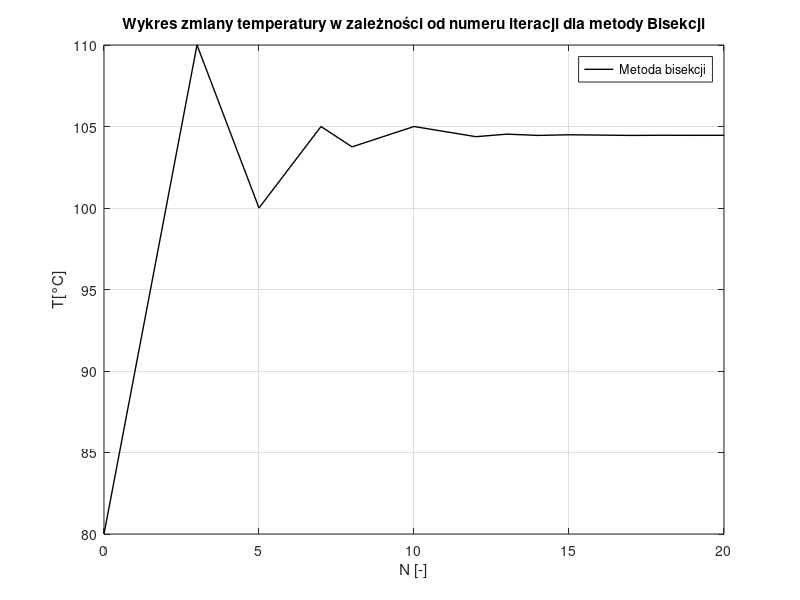

Recreate this plot in MATLAB.
clc;
clear;

tytul = ['  Projekt 4 - IPP,                                        '
         '  Wykonali:                                               '
         '  ŁF                       '
         '  Bartłomiej Guś nr albumu 297415 gr.IPAUT-161            '
         '  Wybierz metodę:                                         '];

     
odpowiedz=[1,2,3,4];
wybor=menu(tytul,'Zadanie 1 - Metoda Bisekcji','Zadanie 2 - Metoda Newtona Rhapsona', 'Zadanie 3 - Metoda False Postion', 'Zadanie 4 - Porówananie');

        Podaj_p0 = ('Podaj wartość ciśnienia otoczenia w [Pa]');
        
        Podaj_ilosc_Toulenu = ('Podaj wartość ilości toulenu w [-]');
        Podaj_ilosc_Benzenu = ('Podaj wartość ilości benzenu w [-]');
        
        Podaj_A_Toulenu = ('Podaj wartość współczynnika A toulenu w [-]');
        Podaj_B_Toulenu = ('Podaj wartość współczynnika B toulenu w [-]');
        Podaj_C_Toulenu = ('Podaj wartość współczynnika C toulenu w [-]');
        
        Podaj_A_Benzenu = ('Podaj wartość współczynnika A benzenu w [-]');
        Podaj_B_Benzenu = ('Podaj wartość współczynnika B benzenu w [-]');
        Podaj_C_Benzenu = ('Podaj wartość współczynnika C benzenu w [-]');
        
        Podaj_T_zgadywane = ('Podaj wartość temperatury początkowej T w [K]');
                
        answer=inputdlg({Podaj_p0,Podaj_ilosc_Toulenu,Podaj_ilosc_Benzenu,Podaj_A_Toulenu,Podaj_B_Toulenu,Podaj_C_Toulenu,Podaj_A_Benzenu,Podaj_B_Benzenu,Podaj_C_Benzenu,Podaj_T_zgadywane});
        
       
            if isempty(str2num(answer{1,1}))
                p0 = 760;
            else p0 = str2num(answer{1,1});
            end

            if isempty(str2num(answer{2,1}))
                ilosc_Toulenu = 0.5;
            else ilosc_Toulenu = str2num(answer{2,1});
            end

            if isempty(str2num(answer{3,1}))
                ilosc_Benzenu = 0.5;
            else ilosc_Benzenu = str2num(answer{3,1});
            end

            if isempty(str2num(answer{4,1}))
                A_Toulenu = 4.08245;
            else A_Toulenu = str2num(answer{4,1});
            end

            if isempty(str2num(answer{5,1}))
                B_Toulenu = 1346.382;
            else B_Toulenu = str2num(answer{5,1});
            end

            if isempty(str2num(answer{6,1}))
                C_Toulenu = -53.508;
            else C_Toulenu = str2num(answer{6,1});
            end

            if isempty(str2num(answer{7,1}))
                A_Benzenu = 6.87987;
            else A_Benzenu = str2num(answer{7,1});
            end
            
            if isempty(str2num(answer{8,1}))
                B_Benzenu = 1196.76;
            else B_Benzenu= str2num(answer{8,1});
            end
            
            if isempty(str2num(answer{9,1}))
                C_Benzenu = 219.161;
            else C_Benzenu = str2num(answer{9,1});
            end
            
            if isempty(str2num(answer{10,1}))
                T_zgadywane = 80;
            else T_zgadywane = str2num(answer{10,1});
            end

switch odpowiedz(wybor)
    case 1      
            P_Toulenu = 10^(A_Toulenu - B_Toulenu/(T_zgadywane + C_Toulenu));
            P_Benzenu = 10^(A_Benzenu - B_Benzenu/(T_zgadywane + C_Benzenu));
            
            P_T_B = ilosc_Toulenu*P_Toulenu + (1 - ilosc_Toulenu)*P_Benzenu;
            
            krok_T = 10;
            
            po_jakiej_stronie_bylem_ostatnio = false; 
            
            if(P_T_B-p0>0)
                po_jakiej_stronie_bylem_ostatnio = true;
            end
            
            licznik = 1;
            
            T = zeros(1,licznik);
            
            T(licznik) = T_zgadywane;
            
            
            while(abs(p0-P_T_B)>=0.01)
                
                if(P_T_B-p0>0)
                    if(po_jakiej_stronie_bylem_ostatnio == false)
                            krok_T=krok_T/2;
                    end
                    T_zgadywane = T_zgadywane - krok_T;
                    po_jakiej_stronie_bylem_ostatnio = true;
                else if (P_T_B-p0<0)
                        if(po_jakiej_stronie_bylem_ostatnio == true)
                            krok_T=krok_T/2;
                        end
                        T_zgadywane = T_zgadywane + krok_T;
                        po_jakiej_stronie_bylem_ostatnio = false;
                    end
                end
                
                P_Toulenu = 10^(A_Toulenu - B_Toulenu/(T_zgadywane + C_Toulenu));
                P_Benzenu = 10^(A_Benzenu - B_Benzenu/(T_zgadywane + C_Benzenu));
                P_T_B = ilosc_Toulenu*P_Toulenu + (1 - ilosc_Toulenu)*P_Benzenu;
                
                licznik = licznik + 1;
                
                T(licznik) = T_zgadywane;
               
            end
            
            y = ilosc_Toulenu*P_Toulenu/p0
            
            1-y
            
            X = 0:1:licznik-1;
            
            plot(X,T,'k','LineWidth',1);
            xlabel('N [-]');
            ylabel('T[°C]');
            legend('Metoda bisekcji');
            grid;
            
            x0 = 100;
            y0 = 200;
            szer = 1000;
            wys = 500;
            set(gcf,'position',[x0,y0,szer,wys]);
            
            title('Wykres zmiany temperatury w zależności od numeru iteracji dla metody Bisekcji');
            
        
    case 2 
            P_Toulenu = 10^(A_Toulenu - B_Toulenu/(T_zgadywane + C_Toulenu));
            P_Benzenu = 10^(A_Benzenu - B_Benzenu/(T_zgadywane + C_Benzenu));
            
            P_T_B = ilosc_Toulenu*P_Toulenu + (1 - ilosc_Toulenu)*P_Benzenu;
            
            wartosc_1 = p0 - P_T_B;
            
            licznik = 1;
            
            T = zeros(1,licznik);
            
            T(licznik) = T_zgadywane;
            
          while(abs(wartosc_1)>=0.01)
            
            T_zgadywane2 = T_zgadywane + 0.1;
            
            P_Toulenu2 = 10^(A_Toulenu - B_Toulenu/(T_zgadywane2 + C_Toulenu));
            P_Benzenu2 = 10^(A_Benzenu - B_Benzenu/(T_zgadywane2 + C_Benzenu));
            
            P_T_B2 = ilosc_Toulenu*P_Toulenu2 + (1 - ilosc_Toulenu)*P_Benzenu2;

            wartosc_2 = p0 - P_T_B2;   
            
            rozniczka = (wartosc_2-wartosc_1)/(T_zgadywane2 - T_zgadywane);
            
            T_zgadywane = T_zgadywane - wartosc_1/rozniczka;
            
            P_Toulenu = 10^(A_Toulenu - B_Toulenu/(T_zgadywane + C_Toulenu));
            P_Benzenu = 10^(A_Benzenu - B_Benzenu/(T_zgadywane + C_Benzenu));
            
            P_T_B = ilosc_Toulenu*P_Toulenu + (1 - ilosc_Toulenu)*P_Benzenu;
            
            licznik = licznik + 1;
            T(licznik) = T_zgadywane;
            
            wartosc_1 = p0 - P_T_B;
            
          end
          
            y = ilosc_Toulenu*P_Toulenu/p0
            
            1-y

            X = 0:1:licznik-1;
            
            plot(X,T,'r','LineWidth',1);
            xlabel('N [-]');
            ylabel('T[°C]');
            legend('Metoda Newtona - Raphsona');
            grid;
            
            x0 = 100;
            y0 = 200;
            szer = 1000;
            wys = 500;
            set(gcf,'position',[x0,y0,szer,wys]);
            
            title('Wykres zmiany temperatury w zależności od numeru iteracji dla metody Newtona - Raphsona');
       
    case 3
            
            P_Toulenu = 10^(A_Toulenu - B_Toulenu/(T_zgadywane + C_Toulenu));
            P_Benzenu = 10^(A_Benzenu - B_Benzenu/(T_zgadywane + C_Benzenu));
            
            P_T_B = ilosc_Toulenu*P_Toulenu + (1 - ilosc_Toulenu)*P_Benzenu;
            
            wartosc_1 = P_T_B - p0;  
            
            T_zgadywane2 = 140;
            
            P_Toulenu2 = 10^(A_Toulenu - B_Toulenu/(T_zgadywane2 + C_Toulenu));
            P_Benzenu2 = 10^(A_Benzenu - B_Benzenu/(T_zgadywane2 + C_Benzenu));
            
            P_T_B2 = ilosc_Toulenu*P_Toulenu2 + (1 - ilosc_Toulenu)*P_Benzenu2;
            
            wartosc_2 = P_T_B2 - p0; 
            
            licznik = 1;
            
            T = zeros(1,licznik);
            
            T(licznik) = T_zgadywane;
            
            if(wartosc_1<0)
                while(wartosc_2<=0)
                    T_zgadywane2 =T_zgadywane2 + 10;
            
                    P_Toulenu2 = 10^(A_Toulenu - B_Toulenu/(T_zgadywane2 + C_Toulenu));
                    P_Benzenu2 = 10^(A_Benzenu - B_Benzenu/(T_zgadywane2 + C_Benzenu));
            
                    P_T_B2 = ilosc_Toulenu*P_Toulenu2 + (1 - ilosc_Toulenu)*P_Benzenu2;
            
                    wartosc_2 = P_T_B2 - p0; 
                end
            else
                 while(wartosc_2>=0)
                    T_zgadywane2 =T_zgadywane2 - 10;
            
                    P_Toulenu2 = 10^(A_Toulenu - B_Toulenu/(T_zgadywane2 + C_Toulenu));
                    P_Benzenu2 = 10^(A_Benzenu - B_Benzenu/(T_zgadywane2 + C_Benzenu));
            
                    P_T_B2 = ilosc_Toulenu*P_Toulenu2 + (1 - ilosc_Toulenu)*P_Benzenu2;
            
                    wartosc_2 = P_T_B2 - p0;  
                 end
            end
            
            while (abs(wartosc_1)>=0.01)
                
                T_S = T_zgadywane2 - (wartosc_2*(T_zgadywane2 - T_zgadywane))/(wartosc_2-wartosc_1);
                
                P_Toulenu_S = 10^(A_Toulenu - B_Toulenu/(T_S + C_Toulenu));
                P_Benzenu_S = 10^(A_Benzenu - B_Benzenu/(T_S + C_Benzenu));
            
                P_T_B_S = ilosc_Toulenu*P_Toulenu_S + (1 - ilosc_Toulenu)*P_Benzenu_S;
                
                wartosc_S = P_T_B_S - p0;
                
                if(wartosc_S<0)
                    T_zgadywane = T_S;      
                    wartosc_1 = wartosc_S;
                else if (wartosc_S>0)
                    T_zgadywane2 = T_S;
                    wartosc_2 = wartosc_S;
                    end
                end
                
            licznik = licznik + 1;
            
            T(licznik) = T_S;
            
            end
            
            y = ilosc_Toulenu*P_Toulenu_S/p0
            
            1-y
            
            X = 0:1:licznik-1;

            plot(X,T,'b','LineWidth',1);
            xlabel('N [-]');
            ylabel('T[°C]');
            legend('Metoda False Position');
            grid;
            
            x0 = 100;
            y0 = 200;
            szer = 1000;
            wys = 500;
            set(gcf,'position',[x0,y0,szer,wys]);
            
            title('Wykres zmiany temperatury w zależności od numeru iteracji dla metody False Position');
            
    case 4
          
            P_Toulenu = 10^(A_Toulenu - B_Toulenu/(T_zgadywane + C_Toulenu));
            P_Benzenu = 10^(A_Benzenu - B_Benzenu/(T_zgadywane + C_Benzenu));
            
            P_T_B = ilosc_Toulenu*P_Toulenu + (1 - ilosc_Toulenu)*P_Benzenu;
            
            krok_T = 10;
            
            po_jakiej_stronie_bylem_ostatnio = false; 
            
            if(P_T_B-p0>0)
                po_jakiej_stronie_bylem_ostatnio = true;
            end
            
            licznik = 1;
            
            T = zeros(1,licznik);
            
            T(licznik) = T_zgadywane;
            
            while(abs(p0-P_T_B)>=0.01)
                
                if(P_T_B-p0>0)
                    if(po_jakiej_stronie_bylem_ostatnio == false)
                            krok_T=krok_T/2;
                    end
                    T_zgadywane = T_zgadywane - krok_T;
                    po_jakiej_stronie_bylem_ostatnio = true;
                else if (P_T_B-p0<0)
                        if(po_jakiej_stronie_bylem_ostatnio == true)
                            krok_T=krok_T/2;
                        end
                        T_zgadywane = T_zgadywane + krok_T;
                        po_jakiej_stronie_bylem_ostatnio = false;
                    end
                end
                
                P_Toulenu = 10^(A_Toulenu - B_Toulenu/(T_zgadywane + C_Toulenu));
                P_Benzenu = 10^(A_Benzenu - B_Benzenu/(T_zgadywane + C_Benzenu));
                P_T_B = ilosc_Toulenu*P_Toulenu + (1 - ilosc_Toulenu)*P_Benzenu;
                
                licznik = licznik + 1;
                
                T(licznik) = T_zgadywane;
               
            end

            X = 0:1:licznik-1;

            % Metoda N-R

            T_zgadywane = 80;

            P_Toulenu = 10^(A_Toulenu - B_Toulenu/(T_zgadywane + C_Toulenu));
            P_Benzenu = 10^(A_Benzenu - B_Benzenu/(T_zgadywane + C_Benzenu));
            
            P_T_B = ilosc_Toulenu*P_Toulenu + (1 - ilosc_Toulenu)*P_Benzenu;
            
            wartosc_1 = p0 - P_T_B;
            
            licznik = 1;
            
            T_2 = zeros(1,licznik);
            
            T_2(licznik) = T_zgadywane;
            
          while(abs(wartosc_1)>=0.01)
            
            T_zgadywane2 = T_zgadywane + 0.1;
            
            P_Toulenu2 = 10^(A_Toulenu - B_Toulenu/(T_zgadywane2 + C_Toulenu));
            P_Benzenu2 = 10^(A_Benzenu - B_Benzenu/(T_zgadywane2 + C_Benzenu));
            
            P_T_B2 = ilosc_Toulenu*P_Toulenu2 + (1 - ilosc_Toulenu)*P_Benzenu2;

            wartosc_2 = p0 - P_T_B2;   
            
            rozniczka = (wartosc_2-wartosc_1)/(T_zgadywane2 - T_zgadywane);
            
            T_zgadywane = T_zgadywane - wartosc_1/rozniczka;
            
            P_Toulenu = 10^(A_Toulenu - B_Toulenu/(T_zgadywane + C_Toulenu));
            P_Benzenu = 10^(A_Benzenu - B_Benzenu/(T_zgadywane + C_Benzenu));
            
            P_T_B = ilosc_Toulenu*P_Toulenu + (1 - ilosc_Toulenu)*P_Benzenu;
            
            licznik = licznik + 1;
            T_2(licznik) = T_zgadywane;
            
            wartosc_1 = p0 - P_T_B;
            
          end

          X_2 = 0:1:licznik-1;
 
          % Metoda False   
          
            T_zgadywane = 80;
          
            P_Toulenu = 10^(A_Toulenu - B_Toulenu/(T_zgadywane + C_Toulenu));
            P_Benzenu = 10^(A_Benzenu - B_Benzenu/(T_zgadywane + C_Benzenu));
            
            P_T_B = ilosc_Toulenu*P_Toulenu + (1 - ilosc_Toulenu)*P_Benzenu;
            
            wartosc_1 = P_T_B - p0;  
            
            T_zgadywane2 = 140;
            
            P_Toulenu2 = 10^(A_Toulenu - B_Toulenu/(T_zgadywane2 + C_Toulenu));
            P_Benzenu2 = 10^(A_Benzenu - B_Benzenu/(T_zgadywane2 + C_Benzenu));
            
            P_T_B2 = ilosc_Toulenu*P_Toulenu2 + (1 - ilosc_Toulenu)*P_Benzenu2;
            
            wartosc_2 = P_T_B2 - p0; 
            
            licznik = 1;
            
            T_3 = zeros(1,licznik);
            
            T_3(licznik) = T_zgadywane;
            
            if(wartosc_1<0)
                while(wartosc_2<=0)
                    T_zgadywane2 =T_zgadywane2 + 10;
            
                    P_Toulenu2 = 10^(A_Toulenu - B_Toulenu/(T_zgadywane2 + C_Toulenu));
                    P_Benzenu2 = 10^(A_Benzenu - B_Benzenu/(T_zgadywane2 + C_Benzenu));
            
                    P_T_B2 = ilosc_Toulenu*P_Toulenu2 + (1 - ilosc_Toulenu)*P_Benzenu2;
            
                    wartosc_2 = P_T_B2 - p0; 
                end
            else
                 while(wartosc_2>=0)
                    T_zgadywane2 =T_zgadywane2 - 10;
            
                    P_Toulenu2 = 10^(A_Toulenu - B_Toulenu/(T_zgadywane2 + C_Toulenu));
                    P_Benzenu2 = 10^(A_Benzenu - B_Benzenu/(T_zgadywane2 + C_Benzenu));
            
                    P_T_B2 = ilosc_Toulenu*P_Toulenu2 + (1 - ilosc_Toulenu)*P_Benzenu2;
            
                    wartosc_2 = P_T_B2 - p0;  
                 end
            end
            
            while (abs(wartosc_1)>=0.01)
                
                T_S = T_zgadywane2 - (wartosc_2*(T_zgadywane2 - T_zgadywane))/(wartosc_2-wartosc_1);
                
                P_Toulenu_S = 10^(A_Toulenu - B_Toulenu/(T_S + C_Toulenu));
                P_Benzenu_S = 10^(A_Benzenu - B_Benzenu/(T_S + C_Benzenu));
            
                P_T_B_S = ilosc_Toulenu*P_Toulenu_S + (1 - ilosc_Toulenu)*P_Benzenu_S;
                
                wartosc_S = P_T_B_S - p0;
                
                if(wartosc_S<0)
                    T_zgadywane = T_S;      
                    wartosc_1 = wartosc_S;
                else if (wartosc_S>0)
                    T_zgadywane2 = T_S;
                    wartosc_2 = wartosc_S;
                    end
                end
                
            licznik = licznik + 1;
            
            T_3(licznik) = T_S;
            
            end
            
            X_3 = 0:1:licznik-1;
            
            plot(X,T,'k',X_2,T_2,'r',X_3,T_3,'b','LineWidth',1);
            xlabel('N [-]');
            ylabel('T[°C]');
            legend('Metoda Bisekcji','Metoda Newtona - Raphsona','Metoda False Position');
            grid;
            
            x0 = 100;
            y0 = 200;
            szer = 1000;
            wys = 500;
            set(gcf,'position',[x0,y0,szer,wys]);
            
            title('Wykres zmiany temperatury w zależności od numeru iteracji dla różnych metod');
        
end
        